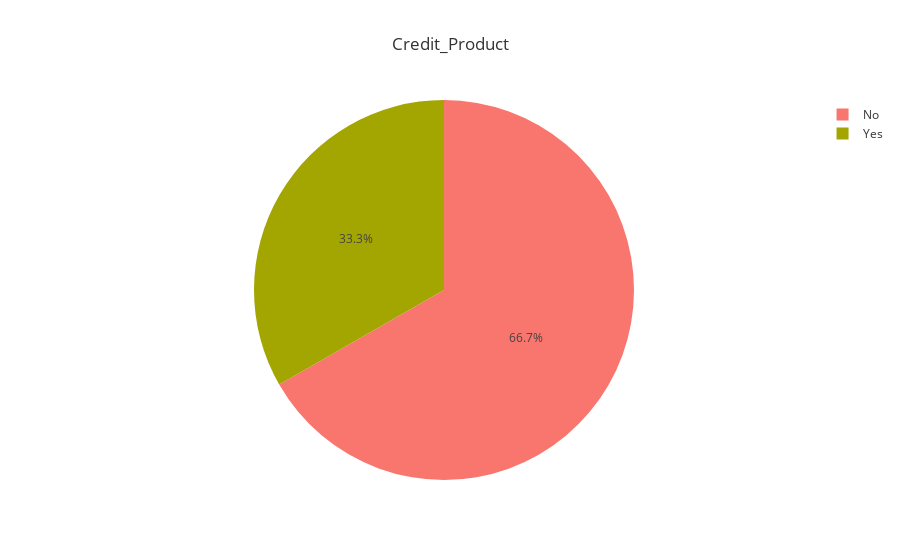

The cell this chart's notebook holds for it:
### Code cell
fig = px.pie(train['Credit_Product'].value_counts(), values='Credit_Product', 
             names = train['Credit_Product'].value_counts().index,title = 'Credit_Product',template='ggplot2')
fig.show()

### Figure 1 — Plotly figure (JSON) as saved in the notebook; plotly's stock layout.template omitted (floating-point values rounded to 4 significant figures)
{"data": [{"hovertemplate": "label=%{label}<br>Credit_Product=%{value}", "domain": {"y": [0, 1], "x": [0, 1]}, "legendgroup": "", "name": "", "labels": ["No", "Yes"], "showlegend": true, "hoverlabel": {"namelength": 0}, "values": [144357, 72043], "type": "pie"}], "layout": {"legend": {"tracegroupgap": 0}, "title": {"text": "Credit_Product"}}}
